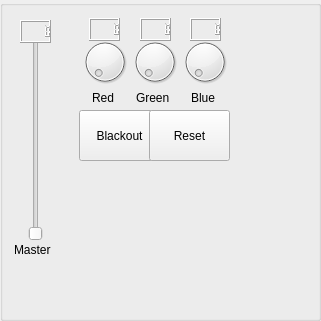
   <widget class="QGroupBox" name="masterBox">
    <property name="geometry">
     <rect>
      <x>1690</x>
      <y>920</y>
      <width>321</width>
      <height>321</height>
     </rect>
    </property>
    <property name="sizePolicy">
     <sizepolicy hsizetype="Expanding" vsizetype="Expanding">
      <horstretch>0</horstretch>
      <verstretch>0</verstretch>
     </sizepolicy>
    </property>
    <property name="title">
     <string/>
    </property>
    <widget class="QLabel" name="lbl_Master">
     <property name="geometry">
      <rect>
       <x>14</x>
       <y>240</y>
       <width>42</width>
       <height>20</height>
      </rect>
     </property>
     <property name="sizePolicy">
      <sizepolicy hsizetype="Expanding" vsizetype="Expanding">
       <horstretch>0</horstretch>
       <verstretch>0</verstretch>
      </sizepolicy>
     </property>
     <property name="text">
      <string>Master</string>
     </property>
    </widget>
    <widget class="QSlider" name="master">
     <property name="geometry">
      <rect>
       <x>20</x>
       <y>40</y>
       <width>31</width>
       <height>201</height>
      </rect>
     </property>
     <property name="sizePolicy">
      <sizepolicy hsizetype="Expanding" vsizetype="Expanding">
       <horstretch>0</horstretch>
       <verstretch>0</verstretch>
      </sizepolicy>
     </property>
     <property name="cursor">
      <cursorShape>OpenHandCursor</cursorShape>
     </property>
     <property name="orientation">
      <enum>Qt::Vertical</enum>
     </property>
    </widget>
    <widget class="QLCDNumber" name="master_lcd">
     <property name="geometry">
      <rect>
       <x>20</x>
       <y>20</y>
       <width>31</width>
       <height>23</height>
      </rect>
     </property>
     <property name="sizePolicy">
      <sizepolicy hsizetype="Expanding" vsizetype="Expanding">
       <horstretch>0</horstretch>
       <verstretch>0</verstretch>
      </sizepolicy>
     </property>
    </widget>
    <widget class="QDial" name="redWheel">
     <property name="geometry">
      <rect>
       <x>80</x>
       <y>30</y>
       <width>50</width>
       <height>64</height>
      </rect>
     </property>
     <property name="sizePolicy">
      <sizepolicy hsizetype="Expanding" vsizetype="Expanding">
       <horstretch>0</horstretch>
       <verstretch>0</verstretch>
      </sizepolicy>
     </property>
    </widget>
    <widget class="QDial" name="greenWheel">
     <property name="geometry">
      <rect>
       <x>130</x>
       <y>30</y>
       <width>50</width>
       <height>64</height>
      </rect>
     </property>
     <property name="sizePolicy">
      <sizepolicy hsizetype="Expanding" vsizetype="Expanding">
       <horstretch>0</horstretch>
       <verstretch>0</verstretch>
      </sizepolicy>
     </property>
    </widget>
    <widget class="QDial" name="blueWheel">
     <property name="geometry">
      <rect>
       <x>180</x>
       <y>30</y>
       <width>50</width>
       <height>64</height>
      </rect>
     </property>
     <property name="sizePolicy">
      <sizepolicy hsizetype="Expanding" vsizetype="Expanding">
       <horstretch>0</horstretch>
       <verstretch>0</verstretch>
      </sizepolicy>
     </property>
    </widget>
    <widget class="QLabel" name="red_lbl">
     <property name="geometry">
      <rect>
       <x>92</x>
       <y>90</y>
       <width>31</width>
       <height>16</height>
      </rect>
     </property>
     <property name="sizePolicy">
      <sizepolicy hsizetype="Expanding" vsizetype="Expanding">
       <horstretch>0</horstretch>
       <verstretch>0</verstretch>
      </sizepolicy>
     </property>
     <property name="text">
      <string>Red</string>
     </property>
    </widget>
    <widget class="QLabel" name="green_lbl">
     <property name="geometry">
      <rect>
       <x>136</x>
       <y>90</y>
       <width>41</width>
       <height>16</height>
      </rect>
     </property>
     <property name="sizePolicy">
      <sizepolicy hsizetype="Expanding" vsizetype="Expanding">
       <horstretch>0</horstretch>
       <verstretch>0</verstretch>
      </sizepolicy>
     </property>
     <property name="text">
      <string>Green</string>
     </property>
    </widget>
    <widget class="QLabel" name="blue_lbl">
     <property name="geometry">
      <rect>
       <x>191</x>
       <y>90</y>
       <width>31</width>
       <height>16</height>
      </rect>
     </property>
     <property name="sizePolicy">
      <sizepolicy hsizetype="Expanding" vsizetype="Expanding">
       <horstretch>0</horstretch>
       <verstretch>0</verstretch>
      </sizepolicy>
     </property>
     <property name="text">
      <string>Blue</string>
     </property>
    </widget>
    <widget class="QLCDNumber" name="red_lcd">
     <property name="geometry">
      <rect>
       <x>89</x>
       <y>18</y>
       <width>31</width>
       <height>23</height>
      </rect>
     </property>
     <property name="sizePolicy">
      <sizepolicy hsizetype="Expanding" vsizetype="Expanding">
       <horstretch>0</horstretch>
       <verstretch>0</verstretch>
      </sizepolicy>
     </property>
    </widget>
    <widget class="QLCDNumber" name="green_lcd">
     <property name="geometry">
      <rect>
       <x>140</x>
       <y>18</y>
       <width>31</width>
       <height>23</height>
      </rect>
     </property>
     <property name="sizePolicy">
      <sizepolicy hsizetype="Expanding" vsizetype="Expanding">
       <horstretch>0</horstretch>
       <verstretch>0</verstretch>
      </sizepolicy>
     </property>
    </widget>
    <widget class="QLCDNumber" name="blue_lcd">
     <property name="geometry">
      <rect>
       <x>190</x>
       <y>18</y>
       <width>31</width>
       <height>23</height>
      </rect>
     </property>
     <property name="sizePolicy">
      <sizepolicy hsizetype="Expanding" vsizetype="Expanding">
       <horstretch>0</horstretch>
       <verstretch>0</verstretch>
      </sizepolicy>
     </property>
    </widget>
    <widget class="QPushButton" name="blackout_btn">
     <property name="geometry">
      <rect>
       <x>79</x>
       <y>110</y>
       <width>81</width>
       <height>51</height>
      </rect>
     </property>
     <property name="sizePolicy">
      <sizepolicy hsizetype="Expanding" vsizetype="Expanding">
       <horstretch>0</horstretch>
       <verstretch>0</verstretch>
      </sizepolicy>
     </property>
     <property name="toolTip">
      <string>Master blackout</string>
     </property>
     <property name="text">
      <string>Blackout</string>
     </property>
    </widget>
    <widget class="QPushButton" name="reset_btn">
     <property name="geometry">
      <rect>
       <x>149</x>
       <y>110</y>
       <width>81</width>
       <height>51</height>
      </rect>
     </property>
     <property name="sizePolicy">
      <sizepolicy hsizetype="Expanding" vsizetype="Expanding">
       <horstretch>0</horstretch>
       <verstretch>0</verstretch>
      </sizepolicy>
     </property>
     <property name="text">
      <string>Reset</string>
     </property>
    </widget>
   </widget>
